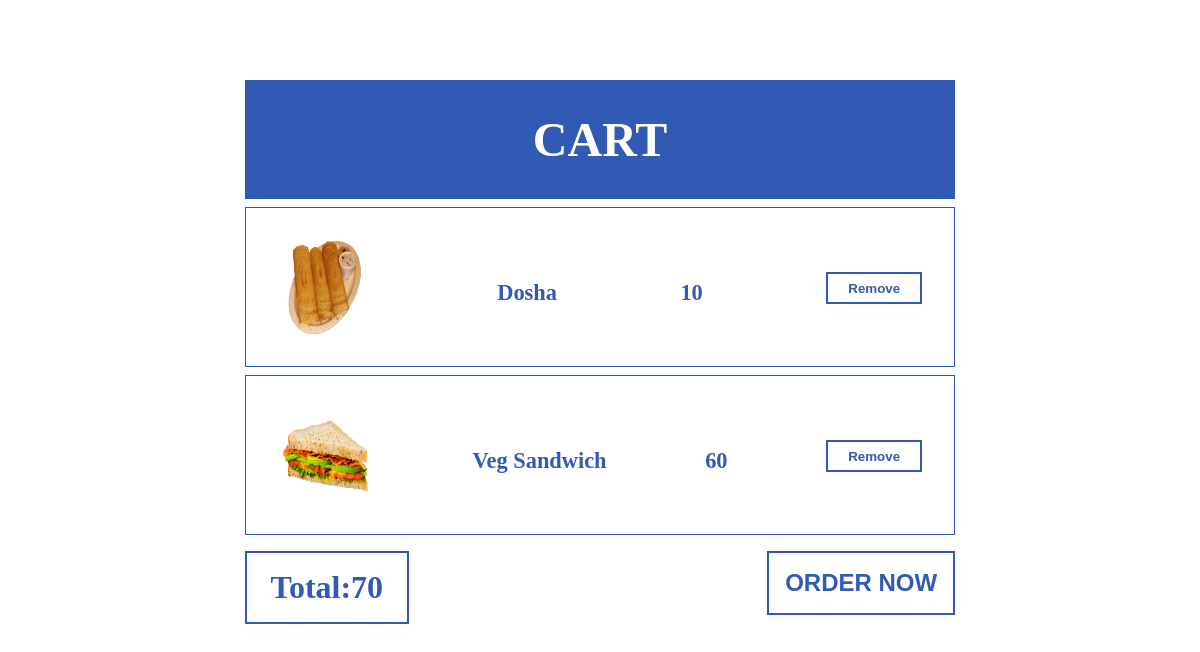
The app's page /cartshow (signed in) with its own data.
### youfood/models.py (models this page shows, shortened)
class item(models.Model):
    name=models.CharField(max_length=50,unique=True,blank=False)
    image=models.ImageField(upload_to="img/")
    description=models.TextField(max_length=600)
    price=models.IntegerField()
    category=models.ForeignKey(category,on_delete=models.CASCADE)

### youfood/views.py (the view)
# urls.py: path('cartshow',views.cartshow,name="cartshow"),
@login_required(login_url="loginfun")
def cartshow(request):
    current_user=request.user.id
    cart_products=item.objects.filter(cart__cartuser=current_user)
    cart_total=0
    for i in cart_products:
        cart_total+=i.price
    return render(request,"cart.html",{'cp':cart_products,'total':cart_total})

### templates/cart.html (shortened to what this page needs)
{% load static %}
<!DOCTYPE html>
<html lang="en">
<head>
    <link rel="stylesheet" href="{% static 'styles/style.css' %}">
</head>
<body>
    <div class="cart-container">
        <div class="cart-header">
            cart
        </div>
        <div class="cart-body">
            {% for c in cp %}
            <div class="cart-card">
                <img src="{{c.image.url}}" alt="product-image">
                <span>{{c.name}}</span>
                <span>{{c.price}}</span>
                <a href="{% url 'cartremove' itemid=c.id %}"><button>Remove</button></a>
            </div>
            {% endfor %}
        </div>
        <div class="total">
            Total:{{total}}
        </div>
        <button class="cart-buy-btn">
            order now
        </button>
    </div>
        <br>
</body>
</html>

### static/styles/style.css (style rules this page uses)
a { text-decoration: none; }
.cart-container { width: 60%; margin: 5rem auto; }
.cart-header { width: 100; background-color: rgb(48, 90, 180); color: white; text-align: center; padding-top: 2rem; padding-bottom: 2rem; font-size: 3rem; font-weight: bold; text-transform: uppercase; }
.cart-card { width: 100%; height: 10rem; margin-top: 0.5rem; border: 1px solid rgb(48, 90, 180); padding: 2rem; box-sizing: border-box; display: flex; justify-content: space-between; }
.cart-card img { width: 6rem; }
.cart-card button { height: 2rem; background: none; border: 2px solid rgb(48, 90, 180); color: rgb(48, 90, 180); font-weight: bold; width: 6rem; margin-top: 2rem; }
.cart-card span { font-size: 1.4rem; font-weight: bold; color: rgb(48, 90, 180); margin-top: 2.5rem; }
.total { width: 8rem; padding: 1rem; border: 2px solid rgb(48, 90, 180); color: rgb(48, 90, 180); font-size: 2rem; font-weight: bold; text-align: center; margin-top: 1rem; display: inline-block; }
.cart-buy-btn { display: inline-block; float: right; padding: 1rem; border: 2px solid rgb(48, 90, 180); color: rgb(48, 90, 180); font-weight: bold; text-align: center; margin-top: 1rem; font-size: 1.5rem; text-transform: uppercase; background: none; }

### records on screen
item: image (picture), name "Dosha", price "10"
item: image (picture), name "Veg Sandwich", price "60"

### other values on screen
{{ total }} "70"
